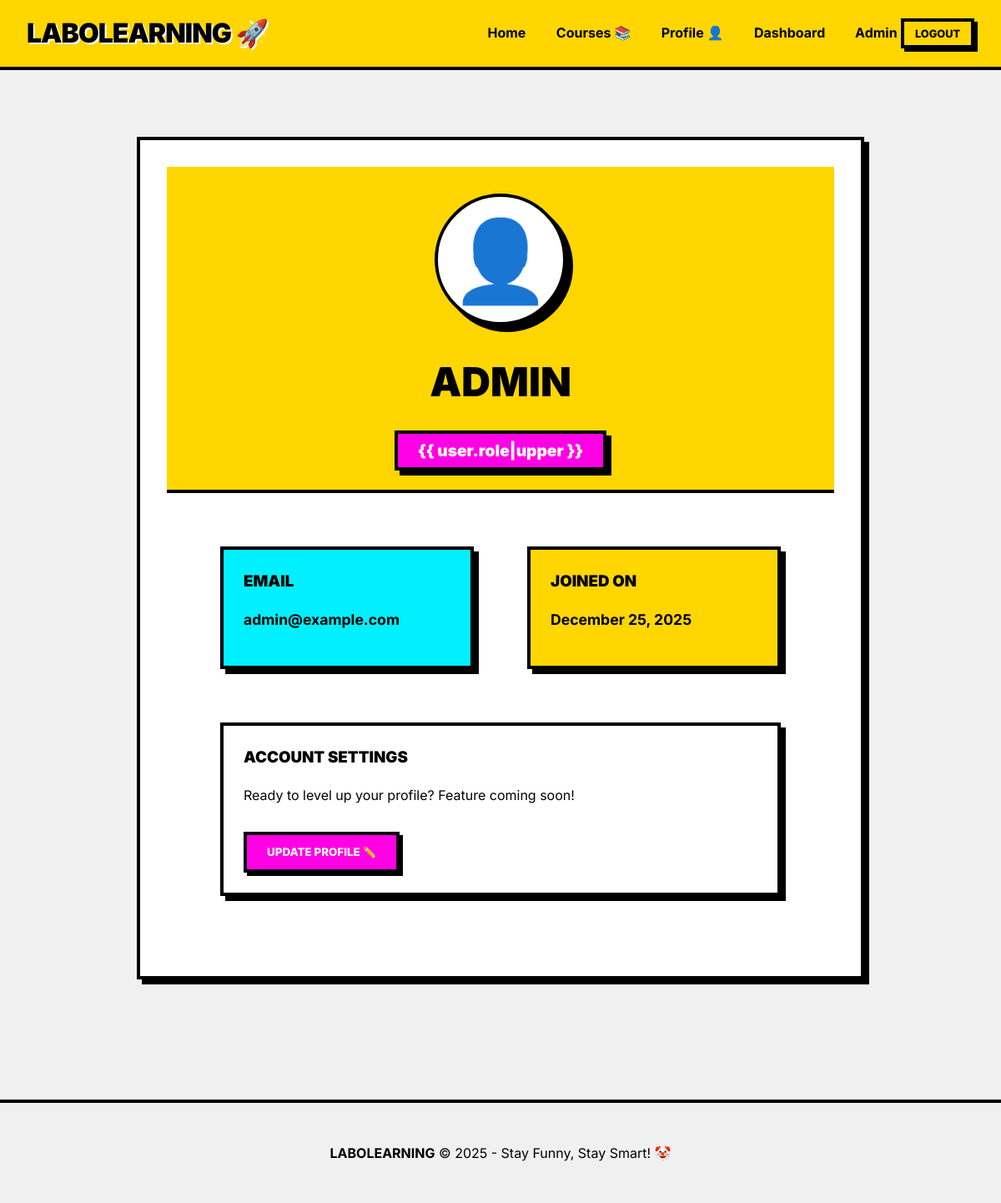
/users/profile/ (signed in), run on the app's committed database.
### users/models.py (models this page shows, shortened)
class User(AbstractUser):
    ROLE_CHOICES = (
        ('student', 'Student'),
        ('instructor', 'Instructor'),
        ('admin', 'Admin'),
    )
    role = models.CharField(max_length=20, choices=ROLE_CHOICES, default='student')
    bio = models.TextField(blank=True, null=True)
    device_limit = models.IntegerField(default=1) # Requirement: device limit control
    @property
    def unread_notifications_count(self):
        return self.notifications.filter(is_read=False).count()

### users/views.py (the view)
# urls.py: path('profile/', views.profile, name='profile'),
@login_required
def profile(request):
    return render(request, 'users/profile.html')

### templates/users/profile.html
{% extends 'base.html' %}
{% block content %}
<div class="brutal-card" style="max-width: 800px; margin: 3rem auto; background: white;">
    <div
        style="background: var(--primary-color); padding: 2rem; border-bottom: var(--border-width) solid black; text-align: center;">
        <div
            style="font-size: 6rem; background: white; width: 150px; height: 150px; border-radius: 50%; display: flex; align-items: center; justify-content: center; margin: 0 auto; border: 4px solid black; box-shadow: 8px 8px 0px black;">
            👤
        </div>
        <h1 style="margin-top: 2rem; font-size: 3rem; text-transform: uppercase;">{{ user.username }}</h1>
        <span class="brutal-card"
            style="padding: 0.5rem 1.5rem; background: var(--secondary-color); color: white; font-weight: 900; font-size: 1.2rem;">{{
            user.role|upper }}</span>
    </div>
    <div style="padding: 3rem; display: grid; grid-template-columns: 1fr 1fr; gap: 2rem;">
        <div class="brutal-card" style="background: var(--accent-color); padding: 1.5rem;">
            <h3>Email</h3>
            <p style="font-size: 1.1rem; font-weight: 700;">{{ user.email|default:"No email set" }}</p>
        </div>
        <div class="brutal-card" style="background: var(--primary-color); padding: 1.5rem;">
            <h3>Joined On</h3>
            <p style="font-size: 1.1rem; font-weight: 700;">{{ user.date_joined|date:"F j, Y" }}</p>
        </div>
        <div class="brutal-card" style="background: white; padding: 1.5rem; grid-column: span 2;">
            <h3>Account Settings</h3>
            <p>Ready to level up your profile? Feature coming soon!</p>
            <button class="brutal-btn secondary" style="margin-top: 1rem;">Update Profile ✏️</button>
        </div>
    </div>
</div>
{% endblock %}

### static/css/style.css (style rules this page uses)
:root { --bg-color: #f0f0f0; --primary-color: #FFD600; --secondary-color: #FF00E5; --accent-color: #00F0FF; --text-color: #000000; --border-width: 4px; --shadow-offset: 6px; }
body { background-color: var(--bg-color); font-family: 'Inter', system-ui, -apple-system, sans-serif; color: var(--text-color); margin: 0; padding: 0; line-height: 1.5; }
.brutal-card { background: white; border: var(--border-width) solid var(--text-color); box-shadow: var(--shadow-offset) var(--shadow-offset) 0px var(--text-color); padding: 2rem; margin: 1rem; transition: transform 0.1s; }
.brutal-btn { background: var(--primary-color); border: var(--border-width) solid var(--text-color); box-shadow: 4px 4px 0px var(--text-color); padding: 0.8rem 1.5rem; font-weight: 800; text-transform: uppercase; cursor: pointer; font-family: inherit; display: inline-block; text-decoration: none; color: black; }
.brutal-btn.secondary { background: var(--secondary-color); color: white; }
h1, h2, h3 { margin-top: 0; text-transform: uppercase; font-weight: 900; }

### data on the page
User: username "ADMIN", email "admin@example.com", date_joined "December 25, 2025"
